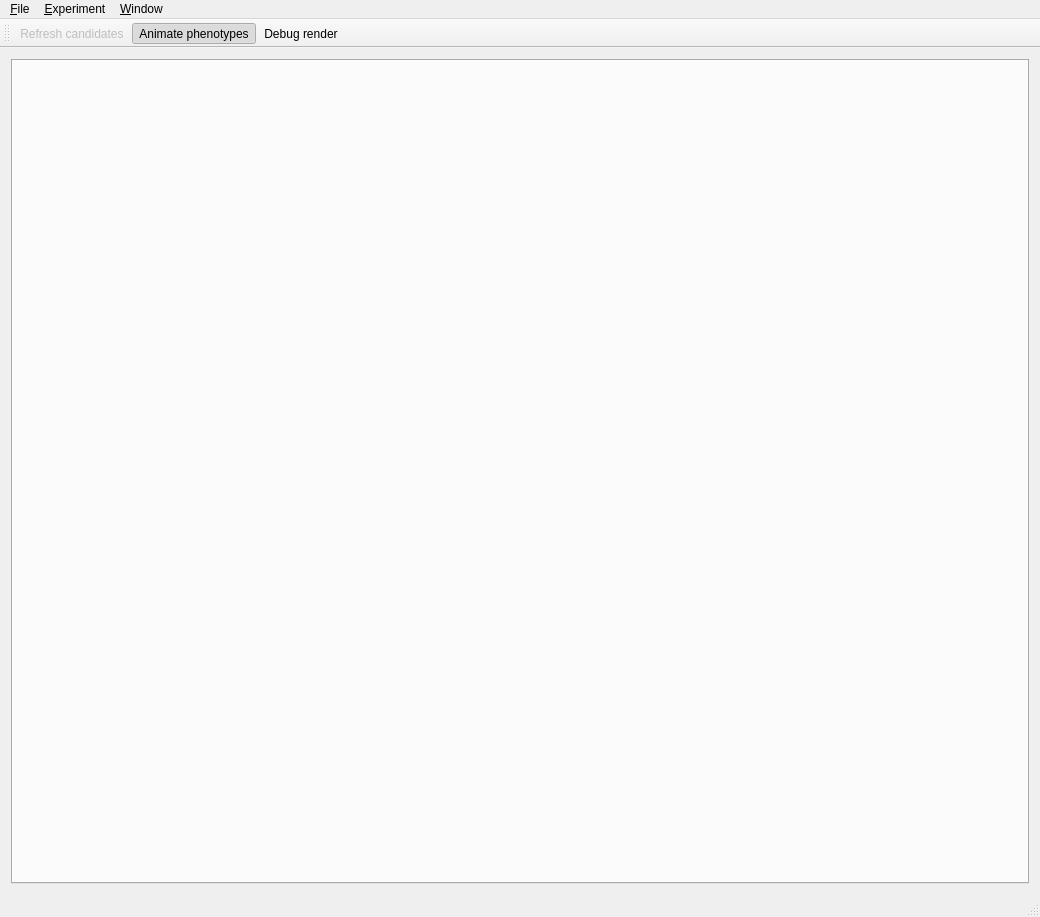
<?xml version="1.0" encoding="UTF-8"?>
<ui version="4.0">
 <class>MainWindow</class>
 <widget class="QMainWindow" name="MainWindow">
  <property name="geometry">
   <rect>
    <x>0</x>
    <y>0</y>
    <width>1040</width>
    <height>917</height>
   </rect>
  </property>
  <property name="minimumSize">
   <size>
    <width>632</width>
    <height>485</height>
   </size>
  </property>
  <property name="windowTitle">
   <string>Replicators</string>
  </property>
  <widget class="QWidget" name="central_widget">
   <layout class="QVBoxLayout" name="verticalLayout">
    <item>
     <widget class="QTabWidget" name="tabs">
      <property name="usesScrollButtons">
       <bool>false</bool>
      </property>
      <property name="tabsClosable">
       <bool>true</bool>
      </property>
      <property name="movable">
       <bool>true</bool>
      </property>
     </widget>
    </item>
   </layout>
  </widget>
  <widget class="QMenuBar" name="menu_bar">
   <property name="geometry">
    <rect>
     <x>0</x>
     <y>0</y>
     <width>1040</width>
     <height>20</height>
    </rect>
   </property>
   <widget class="QMenu" name="menu_file">
    <property name="title">
     <string>&amp;File</string>
    </property>
    <addaction name="action_new_experiment"/>
    <addaction name="action_new_sample_set"/>
    <addaction name="separator"/>
    <addaction name="action_exit"/>
   </widget>
   <widget class="QMenu" name="menu_experiment">
    <property name="title">
     <string>&amp;Experiment</string>
    </property>
    <addaction name="action_refresh_candidates"/>
    <addaction name="action_animate_phenotypes"/>
    <addaction name="action_debug_render"/>
    <addaction name="action_close_tab"/>
   </widget>
   <widget class="QMenu" name="menu_window">
    <property name="title">
     <string>&amp;Window</string>
    </property>
   </widget>
   <addaction name="menu_file"/>
   <addaction name="menu_experiment"/>
   <addaction name="menu_window"/>
  </widget>
  <widget class="QStatusBar" name="status_bar"/>
  <widget class="QToolBar" name="tool_bar">
   <property name="enabled">
    <bool>true</bool>
   </property>
   <property name="windowTitle">
    <string>toolBar</string>
   </property>
   <attribute name="toolBarArea">
    <enum>TopToolBarArea</enum>
   </attribute>
   <attribute name="toolBarBreak">
    <bool>false</bool>
   </attribute>
   <addaction name="action_refresh_candidates"/>
   <addaction name="action_animate_phenotypes"/>
   <addaction name="action_debug_render"/>
  </widget>
  <action name="action_exit">
   <property name="text">
    <string>E&amp;xit</string>
   </property>
  </action>
  <action name="action_new_experiment">
   <property name="text">
    <string>&amp;New experiment</string>
   </property>
   <property name="shortcut">
    <string>Ctrl+N</string>
   </property>
  </action>
  <action name="action_new_sample_set">
   <property name="text">
    <string>New &amp;sample set</string>
   </property>
  </action>
  <action name="action_refresh_candidates">
   <property name="enabled">
    <bool>false</bool>
   </property>
   <property name="text">
    <string>&amp;Refresh candidates</string>
   </property>
   <property name="shortcut">
    <string>Ctrl+R</string>
   </property>
  </action>
  <action name="action_animate_phenotypes">
   <property name="checkable">
    <bool>true</bool>
   </property>
   <property name="checked">
    <bool>true</bool>
   </property>
   <property name="text">
    <string>&amp;Animate phenotypes</string>
   </property>
  </action>
  <action name="action_debug_render">
   <property name="checkable">
    <bool>true</bool>
   </property>
   <property name="text">
    <string>&amp;Debug render</string>
   </property>
  </action>
  <action name="action_close_tab">
   <property name="text">
    <string>Close tab</string>
   </property>
   <property name="shortcut">
    <string>Ctrl+W</string>
   </property>
  </action>
 </widget>
 <layoutdefault spacing="6" margin="11"/>
 <resources/>
 <connections>
  <connection>
   <sender>action_exit</sender>
   <signal>triggered()</signal>
   <receiver>MainWindow</receiver>
   <slot>close()</slot>
   <hints>
    <hint type="sourcelabel">
     <x>-1</x>
     <y>-1</y>
    </hint>
    <hint type="destinationlabel">
     <x>588</x>
     <y>334</y>
    </hint>
   </hints>
  </connection>
 </connections>
</ui>
